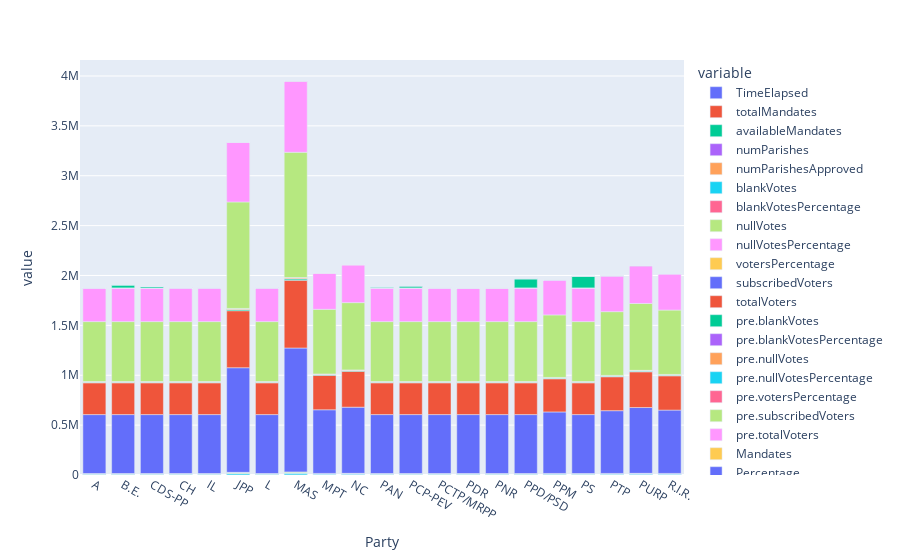

Notebook code cell kept with this figure:
### Code cell
px.bar(df_party)

### Figure 1 — Plotly figure (JSON) as saved in the notebook; plotly's stock layout.template omitted (floating-point values rounded to 4 significant figures)
{"data": [{"alignmentgroup": "True", "hovertemplate": "variable=TimeElapsed<br>Party=%{x}<br>value=%{y}<extra></extra>", "legendgroup": "TimeElapsed", "marker": {"color": "#636efa"}, "name": "TimeElapsed", "offsetgroup": "TimeElapsed", "orientation": "v", "showlegend": true, "textposition": "auto", "type": "bar", "x": ["A", "B.E.", "CDS-PP", "CH", "IL", "JPP", "L", "MAS", "MPT", "NC", "PAN", "PCP-PEV", "PCTP/MRPP", "PDR", "PNR", "PPD/PSD", "PPM", "PS", "PTP", "PURP", "R.I.R."], "xaxis": "x", "y": [133.2, 133.2, 133.2, 133.2, 133.2, 132.5, 133.2, 134.4, 133.3, 132.5, 133.2, 133.2, 133.2, 133.2, 133.2, 133.2, 133.3, 133.2, 133.3, 132.5, 132.5], "yaxis": "y"}, {"alignmentgroup": "True", "hovertemplate": "variable=totalMandates<br>Party=%{x}<br>value=%{y}<extra></extra>", "legendgroup": "totalMandates", "marker": {"color": "#EF553B"}, "name": "totalMandates", "offsetgroup": "totalMandates", "orientation": "v", "showlegend": true, "textposition": "auto", "type": "bar", "x": ["A", "B.E.", "CDS-PP", "CH", "IL", "JPP", "L", "MAS", "MPT", "NC", "PAN", "PCP-PEV", "PCTP/MRPP", "PDR", "PNR", "PPD/PSD", "PPM", "PS", "PTP", "PURP", "R.I.R."], "xaxis": "x", "y": [10.86, 10.86, 10.86, 10.86, 10.86, 19.59, 10.86, 22.8, 11.75, 12.22, 10.86, 10.86, 10.86, 10.86, 10.86, 10.86, 11.34, 10.86, 11.57, 12.12, 11.66], "yaxis": "y"}, {"alignmentgroup": "True", "hovertemplate": "variable=availableMandates<br>Party=%{x}<br>value=%{y}<extra></extra>", "legendgroup": "availableMandates", "marker": {"color": "#00cc96"}, "name": "availableMandates", "offsetgroup": "availableMandates", "orientation": "v", "showlegend": true, "textposition": "auto", "type": "bar", "x": ["A", "B.E.", "CDS-PP", "CH", "IL", "JPP", "L", "MAS", "MPT", "NC", "PAN", "PCP-PEV", "PCTP/MRPP", "PDR", "PNR", "PPD/PSD", "PPM", "PS", "PTP", "PURP", "R.I.R."], "xaxis": "x", "y": [10.77, 10.77, 10.77, 10.77, 10.77, 18.19, 10.77, 24.77, 11.74, 12.28, 10.77, 10.77, 10.77, 10.77, 10.77, 10.77, 11.27, 10.77, 11.61, 12.27, 11.71], "yaxis": "y"}, {"alignmentgroup": "True", "hovertemplate": "variable=numParishes<br>Party=%{x}<br>value=%{y}<extra></extra>", "legendgroup": "numParishes", "marker": {"color": "#ab63fa"}, "name": "numParishes", "offsetgroup": "numParishes", "orientation": "v", "showlegend": true, "textposition": "auto", "type": "bar", "x": ["A", "B.E.", "CDS-PP", "CH", "IL", "JPP", "L", "MAS", "MPT", "NC", "PAN", "PCP-PEV", "PCTP/MRPP", "PDR", "PNR", "PPD/PSD", "PPM", "PS", "PTP", "PURP", "R.I.R."], "xaxis": "x", "y": [295.3, 295.3, 295.3, 295.3, 295.3, 514.8, 295.3, 542.8, 304.2, 324.4, 295.3, 295.3, 295.3, 295.3, 295.3, 295.3, 306.7, 295.3, 308.0, 319.8, 313.3], "yaxis": "y"}, {"alignmentgroup": "True", "hovertemplate": "variable=numParishesApproved<br>Party=%{x}<br>value=%{y}<extra></extra>", "legendgroup": "numParishesApproved", "marker": {"color": "#FFA15A"}, "name": "numParishesApproved", "offsetgroup": "numParishesApproved", "orientation": "v", "showlegend": true, "textposition": "auto", "type": "bar", "x": ["A", "B.E.", "CDS-PP", "CH", "IL", "JPP", "L", "MAS", "MPT", "NC", "PAN", "PCP-PEV", "PCTP/MRPP", "PDR", "PNR", "PPD/PSD", "PPM", "PS", "PTP", "PURP", "R.I.R."], "xaxis": "x", "y": [249.2, 249.2, 249.2, 249.2, 249.2, 431.6, 249.2, 448.6, 255.5, 272.7, 249.2, 249.2, 249.2, 249.2, 249.2, 249.2, 258.7, 249.2, 259.5, 268.7, 263.9], "yaxis": "y"}, {"alignmentgroup": "True", "hovertemplate": "variable=blankVotes<br>Party=%{x}<br>value=%{y}<extra></extra>", "legendgroup": "blankVotes", "marker": {"color": "#19d3f3"}, "name": "blankVotes", "offsetgroup": "blankVotes", "orientation": "v", "showlegend": true, "textposition": "auto", "type": "bar", "x": ["A", "B.E.", "CDS-PP", "CH", "IL", "JPP", "L", "MAS", "MPT", "NC", "PAN", "PCP-PEV", "PCTP/MRPP", "PDR", "PNR", "PPD/PSD", "PPM", "PS", "PTP", "PURP", "R.I.R."], "xaxis": "x", "y": [8337.0, 8337.0, 8337.0, 8337.0, 8337.0, 15210.0, 8337.0, 17910.0, 9068.0, 9347.0, 8337.0, 8337.0, 8337.0, 8337.0, 8337.0, 8337.0, 8708.0, 8337.0, 8854.0, 9337.0, 8943.0], "yaxis": "y"}, {"alignmentgroup": "True", "hovertemplate": "variable=blankVotesPercentage<br>Party=%{x}<br>value=%{y}<extra></extra>", "legendgroup": "blankVotesPercentage", "marker": {"color": "#FF6692"}, "name": "blankVotesPercentage", "offsetgroup": "blankVotesPercentage", "orientation": "v", "showlegend": true, "textposition": "auto", "type": "bar", "x": ["A", "B.E.", "CDS-PP", "CH", "IL", "JPP", "L", "MAS", "MPT", "NC", "PAN", "PCP-PEV", "PCTP/MRPP", "PDR", "PNR", "PPD/PSD", "PPM", "PS", "PTP", "PURP", "R.I.R."], "xaxis": "x", "y": [2.618, 2.618, 2.618, 2.618, 2.618, 2.71, 2.618, 3.033, 2.671, 2.545, 2.618, 2.618, 2.618, 2.618, 2.618, 2.618, 2.638, 2.618, 2.596, 2.564, 2.545], "yaxis": "y"}, {"alignmentgroup": "True", "hovertemplate": "variable=nullVotes<br>Party=%{x}<br>value=%{y}<extra></extra>", "legendgroup": "nullVotes", "marker": {"color": "#B6E880"}, "name": "nullVotes", "offsetgroup": "nullVotes", "orientation": "v", "showlegend": true, "textposition": "auto", "type": "bar", "x": ["A", "B.E.", "CDS-PP", "CH", "IL", "JPP", "L", "MAS", "MPT", "NC", "PAN", "PCP-PEV", "PCTP/MRPP", "PDR", "PNR", "PPD/PSD", "PPM", "PS", "PTP", "PURP", "R.I.R."], "xaxis": "x", "y": [5784.0, 5784.0, 5784.0, 5784.0, 5784.0, 10430.0, 5784.0, 12060.0, 6231.0, 6501.0, 5784.0, 5784.0, 5784.0, 5784.0, 5784.0, 5784.0, 6035.0, 5784.0, 6139.0, 6488.0, 6252.0], "yaxis": "y"}, {"alignmentgroup": "True", "hovertemplate": "variable=nullVotesPercentage<br>Party=%{x}<br>value=%{y}<extra></extra>", "legendgroup": "nullVotesPercentage", "marker": {"color": "#FF97FF"}, "name": "nullVotesPercentage", "offsetgroup": "nullVotesPercentage", "orientation": "v", "showlegend": true, "textposition": "auto", "type": "bar", "x": ["A", "B.E.", "CDS-PP", "CH", "IL", "JPP", "L", "MAS", "MPT", "NC", "PAN", "PCP-PEV", "PCTP/MRPP", "PDR", "PNR", "PPD/PSD", "PPM", "PS", "PTP", "PURP", "R.I.R."], "xaxis": "x", "y": [1.966, 1.966, 1.966, 1.966, 1.966, 1.95, 1.966, 1.878, 1.924, 1.956, 1.966, 1.966, 1.966, 1.966, 1.966, 1.966, 1.968, 1.966, 1.934, 1.97, 1.996], "yaxis": "y"}, {"alignmentgroup": "True", "hovertemplate": "variable=votersPercentage<br>Party=%{x}<br>value=%{y}<extra></extra>", "legendgroup": "votersPercentage", "marker": {"color": "#FECB52"}, "name": "votersPercentage", "offsetgroup": "votersPercentage", "orientation": "v", "showlegend": true, "textposition": "auto", "type": "bar", "x": ["A", "B.E.", "CDS-PP", "CH", "IL", "JPP", "L", "MAS", "MPT", "NC", "PAN", "PCP-PEV", "PCTP/MRPP", "PDR", "PNR", "PPD/PSD", "PPM", "PS", "PTP", "PURP", "R.I.R."], "xaxis": "x", "y": [51.77, 51.77, 51.77, 51.77, 51.77, 53.58, 51.77, 53.2, 52.51, 52.22, 51.77, 51.77, 51.77, 51.77, 51.77, 51.77, 51.67, 51.77, 52.07, 52.85, 52.44], "yaxis": "y"}, {"alignmentgroup": "True", "hovertemplate": "variable=subscribedVoters<br>Party=%{x}<br>value=%{y}<extra></extra>", "legendgroup": "subscribedVoters", "marker": {"color": "#636efa"}, "name": "subscribedVoters", "offsetgroup": "subscribedVoters", "orientation": "v", "showlegend": true, "textposition": "auto", "type": "bar", "x": ["A", "B.E.", "CDS-PP", "CH", "IL", "JPP", "L", "MAS", "MPT", "NC", "PAN", "PCP-PEV", "PCTP/MRPP", "PDR", "PNR", "PPD/PSD", "PPM", "PS", "PTP", "PURP", "R.I.R."], "xaxis": "x", "y": [590700.0, 590700.0, 590700.0, 590700.0, 590700.0, 1049000.0, 590700.0, 1242000.0, 637700.0, 663400.0, 590700.0, 590700.0, 590700.0, 590700.0, 590700.0, 590700.0, 616500.0, 590700.0, 629000.0, 659700.0, 634600.0], "yaxis": "y"}, {"alignmentgroup": "True", "hovertemplate": "variable=totalVoters<br>Party=%{x}<br>value=%{y}<extra></extra>", "legendgroup": "totalVoters", "marker": {"color": "#EF553B"}, "name": "totalVoters", "offsetgroup": "totalVoters", "orientation": "v", "showlegend": true, "textposition": "auto", "type": "bar", "x": ["A", "B.E.", "CDS-PP", "CH", "IL", "JPP", "L", "MAS", "MPT", "NC", "PAN", "PCP-PEV", "PCTP/MRPP", "PDR", "PNR", "PPD/PSD", "PPM", "PS", "PTP", "PURP", "R.I.R."], "xaxis": "x", "y": [318500.0, 318500.0, 318500.0, 318500.0, 318500.0, 571300.0, 318500.0, 679000.0, 345200.0, 359300.0, 318500.0, 318500.0, 318500.0, 318500.0, 318500.0, 318500.0, 332500.0, 318500.0, 340100.0, 358300.0, 343800.0], "yaxis": "y"}, {"alignmentgroup": "True", "hovertemplate": "variable=pre.blankVotes<br>Party=%{x}<br>value=%{y}<extra></extra>", "legendgroup": "pre.blankVotes", "marker": {"color": "#00cc96"}, "name": "pre.blankVotes", "offsetgroup": "pre.blankVotes", "orientation": "v", "showlegend": true, "textposition": "auto", "type": "bar", "x": ["A", "B.E.", "CDS-PP", "CH", "IL", "JPP", "L", "MAS", "MPT", "NC", "PAN", "PCP-PEV", "PCTP/MRPP", "PDR", "PNR", "PPD/PSD", "PPM", "PS", "PTP", "PURP", "R.I.R."], "xaxis": "x", "y": [7149.0, 7149.0, 7149.0, 7149.0, 7149.0, 12950.0, 7149.0, 15260.0, 7774.0, 8017.0, 7149.0, 7149.0, 7149.0, 7149.0, 7149.0, 7149.0, 7463.0, 7149.0, 7595.0, 8019.0, 7680.0], "yaxis": "y"}, {"alignmentgroup": "True", "hovertemplate": "variable=pre.blankVotesPercentage<br>Party=%{x}<br>value=%{y}<extra></extra>", "legendgroup": "pre.blankVotesPercentage", "marker": {"color": "#ab63fa"}, "name": "pre.blankVotesPercentage", "offsetgroup": "pre.blankVotesPercentage", "orientation": "v", "showlegend": true, "textposition": "auto", "type": "bar", "x": ["A", "B.E.", "CDS-PP", "CH", "IL", "JPP", "L", "MAS", "MPT", "NC", "PAN", "PCP-PEV", "PCTP/MRPP", "PDR", "PNR", "PPD/PSD", "PPM", "PS", "PTP", "PURP", "R.I.R."], "xaxis": "x", "y": [2.067, 2.067, 2.067, 2.067, 2.067, 2.178, 2.067, 2.327, 2.107, 2.022, 2.067, 2.067, 2.067, 2.067, 2.067, 2.067, 2.077, 2.067, 2.057, 2.052, 2.034], "yaxis": "y"}, {"alignmentgroup": "True", "hovertemplate": "variable=pre.nullVotes<br>Party=%{x}<br>value=%{y}<extra></extra>", "legendgroup": "pre.nullVotes", "marker": {"color": "#FFA15A"}, "name": "pre.nullVotes", "offsetgroup": "pre.nullVotes", "orientation": "v", "showlegend": true, "textposition": "auto", "type": "bar", "x": ["A", "B.E.", "CDS-PP", "CH", "IL", "JPP", "L", "MAS", "MPT", "NC", "PAN", "PCP-PEV", "PCTP/MRPP", "PDR", "PNR", "PPD/PSD", "PPM", "PS", "PTP", "PURP", "R.I.R."], "xaxis": "x", "y": [5570.0, 5570.0, 5570.0, 5570.0, 5570.0, 9921.0, 5570.0, 11460.0, 6013.0, 6250.0, 5570.0, 5570.0, 5570.0, 5570.0, 5570.0, 5570.0, 5814.0, 5570.0, 5931.0, 6248.0, 6005.0], "yaxis": "y"}, {"alignmentgroup": "True", "hovertemplate": "variable=pre.nullVotesPercentage<br>Party=%{x}<br>value=%{y}<extra></extra>", "legendgroup": "pre.nullVotesPercentage", "marker": {"color": "#19d3f3"}, "name": "pre.nullVotesPercentage", "offsetgroup": "pre.nullVotesPercentage", "orientation": "v", "showlegend": true, "textposition": "auto", "type": "bar", "x": ["A", "B.E.", "CDS-PP", "CH", "IL", "JPP", "L", "MAS", "MPT", "NC", "PAN", "PCP-PEV", "PCTP/MRPP", "PDR", "PNR", "PPD/PSD", "PPM", "PS", "PTP", "PURP", "R.I.R."], "xaxis": "x", "y": [1.778, 1.778, 1.778, 1.778, 1.778, 1.83, 1.778, 1.63, 1.764, 1.778, 1.778, 1.778, 1.778, 1.778, 1.778, 1.778, 1.793, 1.778, 1.777, 1.793, 1.794], "yaxis": "y"}, {"alignmentgroup": "True", "hovertemplate": "variable=pre.votersPercentage<br>Party=%{x}<br>value=%{y}<extra></extra>", "legendgroup": "pre.votersPercentage", "marker": {"color": "#FF6692"}, "name": "pre.votersPercentage", "offsetgroup": "pre.votersPercentage", "orientation": "v", "showlegend": true, "textposition": "auto", "type": "bar", "x": ["A", "B.E.", "CDS-PP", "CH", "IL", "JPP", "L", "MAS", "MPT", "NC", "PAN", "PCP-PEV", "PCTP/MRPP", "PDR", "PNR", "PPD/PSD", "PPM", "PS", "PTP", "PURP", "R.I.R."], "xaxis": "x", "y": [54.41, 54.41, 54.41, 54.41, 54.41, 54.53, 54.41, 55.87, 55.18, 54.64, 54.41, 54.41, 54.41, 54.41, 54.41, 54.41, 54.19, 54.41, 54.71, 55.22, 54.82], "yaxis": "y"}, {"alignmentgroup": "True", "hovertemplate": "variable=pre.subscribedVoters<br>Party=%{x}<br>value=%{y}<extra></extra>", "legendgroup": "pre.subscribedVoters", "marker": {"color": "#B6E880"}, "name": "pre.subscribedVoters", "offsetgroup": "pre.subscribedVoters", "orientation": "v", "showlegend": true, "textposition": "auto", "type": "bar", "x": ["A", "B.E.", "CDS-PP", "CH", "IL", "JPP", "L", "MAS", "MPT", "NC", "PAN", "PCP-PEV", "PCTP/MRPP", "PDR", "PNR", "PPD/PSD", "PPM", "PS", "PTP", "PURP", "R.I.R."], "xaxis": "x", "y": [600600.0, 600600.0, 600600.0, 600600.0, 600600.0, 1067000.0, 600600.0, 1256000.0, 647900.0, 674100.0, 600600.0, 600600.0, 600600.0, 600600.0, 600600.0, 600600.0, 626700.0, 600600.0, 639000.0, 670400.0, 645200.0], "yaxis": "y"}, {"alignmentgroup": "True", "hovertemplate": "variable=pre.totalVoters<br>Party=%{x}<br>value=%{y}<extra></extra>", "legendgroup": "pre.totalVoters", "marker": {"color": "#FF97FF"}, "name": "pre.totalVoters", "offsetgroup": "pre.totalVoters", "orientation": "v", "showlegend": true, "textposition": "auto", "type": "bar", "x": ["A", "B.E.", "CDS-PP", "CH", "IL", "JPP", "L", "MAS", "MPT", "NC", "PAN", "PCP-PEV", "PCTP/MRPP", "PDR", "PNR", "PPD/PSD", "PPM", "PS", "PTP", "PURP", "R.I.R."], "xaxis": "x", "y": [338000.0, 338000.0, 338000.0, 338000.0, 338000.0, 601900.0, 338000.0, 716600.0, 366000.0, 380600.0, 338000.0, 338000.0, 338000.0, 338000.0, 338000.0, 338000.0, 352600.0, 338000.0, 360500.0, 379500.0, 364300.0], "yaxis": "y"}, {"alignmentgroup": "True", "hovertemplate": "variable=Mandates<br>Party=%{x}<br>value=%{y}<extra></extra>", "legendgroup": "Mandates", "marker": {"color": "#FECB52"}, "name": "Mandates", "offsetgroup": "Mandates", "orientation": "v", "showlegend": true, "textposition": "auto", "type": "bar", "x": ["A", "B.E.", "CDS-PP", "CH", "IL", "JPP", "L", "MAS", "MPT", "NC", "PAN", "PCP-PEV", "PCTP/MRPP", "PDR", "PNR", "PPD/PSD", "PPM", "PS", "PTP", "PURP", "R.I.R."], "xaxis": "x", "y": [0, 0.7613, 0.181, 0.002662, 0.02484, 0, 0.002662, 0, 0, 0, 0.1091, 0.4508, 0, 0, 0, 3.943, 0, 5.384, 0, 0, 0], "yaxis": "y"}, {"alignmentgroup": "True", "hovertemplate": "variable=Percentage<br>Party=%{x}<br>value=%{y}<extra></extra>", "legendgroup": "Percentage", "marker": {"color": "#636efa"}, "name": "Percentage", "offsetgroup": "Percentage", "orientation": "v", "showlegend": true, "textposition": "auto", "type": "bar", "x": ["A", "B.E.", "CDS-PP", "CH", "IL", "JPP", "L", "MAS", "MPT", "NC", "PAN", "PCP-PEV", "PCTP/MRPP", "PDR", "PNR", "PPD/PSD", "PPM", "PS", "PTP", "PURP", "R.I.R."], "xaxis": "x", "y": [0.6381, 8.528, 4.458, 1.3, 0.7191, 0.677, 0.7188, 0.0956, 0.2339, 0.2329, 2.427, 6.686, 0.7459, 0.1906, 0.2677, 29.08, 0.1815, 37.7, 0.1916, 0.2401, 0.7298], "yaxis": "y"}, {"alignmentgroup": "True", "hovertemplate": "variable=validVotesPercentage<br>Party=%{x}<br>value=%{y}<extra></extra>", "legendgroup": "validVotesPercentage", "marker": {"color": "#EF553B"}, "name": "validVotesPercentage", "offsetgroup": "validVotesPercentage", "orientation": "v", "showlegend": true, "textposition": "auto", "type": "bar", "x": ["A", "B.E.", "CDS-PP", "CH", "IL", "JPP", "L", "MAS", "MPT", "NC", "PAN", "PCP-PEV", "PCTP/MRPP", "PDR", "PNR", "PPD/PSD", "PPM", "PS", "PTP", "PURP", "R.I.R."], "xaxis": "x", "y": [0.6692, 8.941, 4.675, 1.362, 0.7537, 0.6968, 0.7537, 0.1005, 0.2463, 0.2445, 2.544, 6.982, 0.7802, 0.1999, 0.28, 30.5, 0.1905, 39.51, 0.2007, 0.2504, 0.7637], "yaxis": "y"}, {"alignmentgroup": "True", "hovertemplate": "variable=Votes<br>Party=%{x}<br>value=%{y}<extra></extra>", "legendgroup": "Votes", "marker": {"color": "#00cc96"}, "name": "Votes", "offsetgroup": "Votes", "orientation": "v", "showlegend": true, "textposition": "auto", "type": "bar", "x": ["A", "B.E.", "CDS-PP", "CH", "IL", "JPP", "L", "MAS", "MPT", "NC", "PAN", "PCP-PEV", "PCTP/MRPP", "PDR", "PNR", "PPD/PSD", "PPM", "PS", "PTP", "PURP", "R.I.R."], "xaxis": "x", "y": [2290.0, 29750.0, 13810.0, 3992.0, 3483.0, 1685.0, 3041.0, 470.3, 794.1, 798.0, 9675.0, 19410.0, 2161.0, 602.3, 908.5, 91580.0, 523.6, 117400.0, 546.6, 756.1, 2545.0], "yaxis": "y"}, {"alignmentgroup": "True", "hovertemplate": "variable=Hondt<br>Party=%{x}<br>value=%{y}<extra></extra>", "legendgroup": "Hondt", "marker": {"color": "#ab63fa"}, "name": "Hondt", "offsetgroup": "Hondt", "orientation": "v", "showlegend": true, "textposition": "auto", "type": "bar", "x": ["A", "B.E.", "CDS-PP", "CH", "IL", "JPP", "L", "MAS", "MPT", "NC", "PAN", "PCP-PEV", "PCTP/MRPP", "PDR", "PNR", "PPD/PSD", "PPM", "PS", "PTP", "PURP", "R.I.R."], "xaxis": "x", "y": [0.04791, 1.848, 0.748, 0.1624, 0.1269, 0, 0.1056, 0, 0, 0, 0.4605, 1.201, 0.04791, 0, 0, 7.295, 0, 9.508, 0, 0, 0.08285], "yaxis": "y"}, {"alignmentgroup": "True", "hovertemplate": "variable=FinalMandates<br>Party=%{x}<br>value=%{y}<extra></extra>", "legendgroup": "FinalMandates", "marker": {"color": "#FFA15A"}, "name": "FinalMandates", "offsetgroup": "FinalMandates", "orientation": "v", "showlegend": true, "textposition": "auto", "type": "bar", "x": ["A", "B.E.", "CDS-PP", "CH", "IL", "JPP", "L", "MAS", "MPT", "NC", "PAN", "PCP-PEV", "PCTP/MRPP", "PDR", "PNR", "PPD/PSD", "PPM", "PS", "PTP", "PURP", "R.I.R."], "xaxis": "x", "y": [0, 1.821, 0.4791, 0.09583, 0.09583, 0, 0.09583, 0, 0, 0, 0.3833, 1.15, 0, 0, 0, 7.366, 0, 10.14, 0, 0, 0], "yaxis": "y"}], "layout": {"barmode": "relative", "legend": {"title": {"text": "variable"}, "tracegroupgap": 0}, "margin": {"t": 60}, "xaxis": {"anchor": "y", "domain": [0, 1], "title": {"text": "Party"}}, "yaxis": {"anchor": "x", "domain": [0, 1], "title": {"text": "value"}}}}
